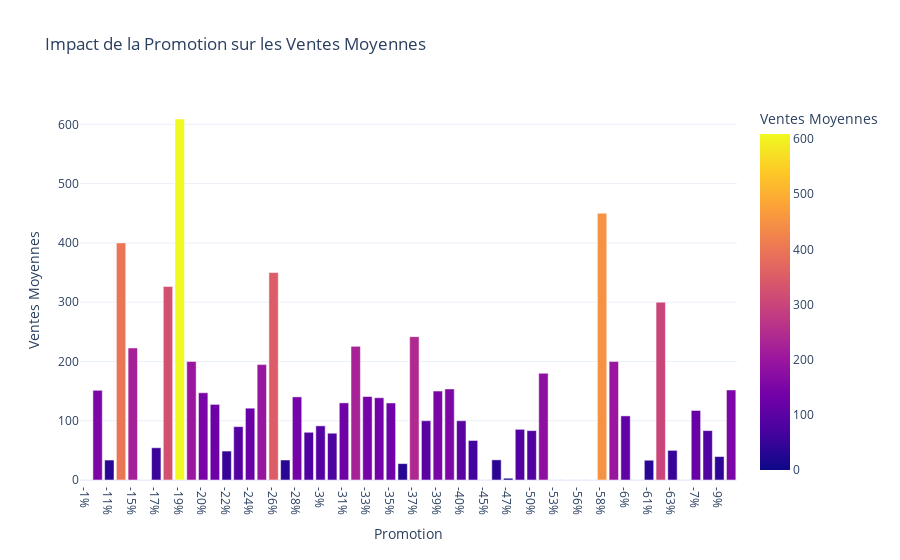

Source (notebook cell):
### Code cell
ventes_promotion = data_cleaned.groupby('Promotion')['Ventes'].mean().reset_index()

bar_promotion_ventes = px.bar(ventes_promotion, x="Promotion", y="Ventes", 
                              title="Impact de la Promotion sur les Ventes Moyennes",
                              labels={"Ventes": "Ventes Moyennes"},
                              template="plotly_white",
                              color="Ventes")

bar_promotion_ventes.show()

### Figure 1 — Plotly figure (JSON) as saved in the notebook; plotly's stock layout.template omitted (floating-point values rounded to 4 significant figures)
{"data": [{"alignmentgroup": "True", "hovertemplate": "Promotion=%{x}<br>Ventes Moyennes=%{marker.color}<extra></extra>", "legendgroup": "", "marker": {"color": [0, 151.3, 33.67, 400, 222.8, 0, 54.39, 326.4, 609.0, 200, 147.1, 127.6, 48.83, 90.05, 121.2, 194.7, 350, 33.78, 140.2, 80.5, 91.38, 78.93, 130.1, 225.4, 140.8, 138.8, 129.9, 27.64, 241.8, 100, 150, 153.5, 100, 66.67, 0, 34, 3, 85.5, 83.33, 180, 0, 0, 0, 0, 450, 200, 108.1, 0, 33.33, 300, 50, 0, 117.3, 83.33, 39.53, 151.9], "coloraxis": "coloraxis", "pattern": {"shape": ""}}, "name": "", "offsetgroup": "", "orientation": "v", "showlegend": false, "textposition": "auto", "type": "bar", "x": ["-1%", "-10%", "-11%", "-14%", "-15%", "-16%", "-17%", "-18%", "-19%", "-2%", "-20%", "-21%", "-22%", "-23%", "-24%", "-25%", "-26%", "-27%", "-28%", "-29%", "-3%", "-30%", "-31%", "-32%", "-33%", "-34%", "-35%", "-36%", "-37%", "-38%", "-39%", "-4%", "-40%", "-43%", "-45%", "-46%", "-47%", "-5%", "-50%", "-52%", "-53%", "-54%", "-56%", "-57%", "-58%", "-59%", "-6%", "-60%", "-61%", "-62%", "-63%", "-65%", "-7%", "-8%", "-9%", "Pas de promotion"], "xaxis": "x", "y": [0, 151.3, 33.67, 400, 222.8, 0, 54.39, 326.4, 609.0, 200, 147.1, 127.6, 48.83, 90.05, 121.2, 194.7, 350, 33.78, 140.2, 80.5, 91.38, 78.93, 130.1, 225.4, 140.8, 138.8, 129.9, 27.64, 241.8, 100, 150, 153.5, 100, 66.67, 0, 34, 3, 85.5, 83.33, 180, 0, 0, 0, 0, 450, 200, 108.1, 0, 33.33, 300, 50, 0, 117.3, 83.33, 39.53, 151.9], "yaxis": "y"}], "layout": {"barmode": "relative", "coloraxis": {"colorbar": {"title": {"text": "Ventes Moyennes"}}, "colorscale": [[0, "#0d0887"], [0.1111, "#46039f"], [0.2222, "#7201a8"], [0.3333, "#9c179e"], [0.4444, "#bd3786"], [0.5556, "#d8576b"], [0.6667, "#ed7953"], [0.7778, "#fb9f3a"], [0.8889, "#fdca26"], [1, "#f0f921"]]}, "legend": {"tracegroupgap": 0}, "title": {"text": "Impact de la Promotion sur les Ventes Moyennes"}, "xaxis": {"anchor": "y", "domain": [0, 1], "title": {"text": "Promotion"}}, "yaxis": {"anchor": "x", "domain": [0, 1], "title": {"text": "Ventes Moyennes"}}}}
